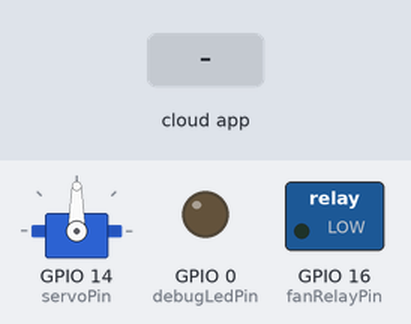
Bench run of a sketch on a simulated ESP8266 (NodeMCU). Parts: servo, switched loads named in the sketch (green lamp = pin HIGH), output pins drawn as LEDs (lit = HIGH). The inputs (shaded band) are chosen by the test bench. WiFi joins after 1.5 s; servers stay silent unless stated; random numbers use the default seed unless the sketch sets one; what the sketch prints to the serial monitor is not drawn.

Above: at 2.7 s.
2.8 s: the phone or cloud app sets air.conditioner to 0
At 4.5 s:
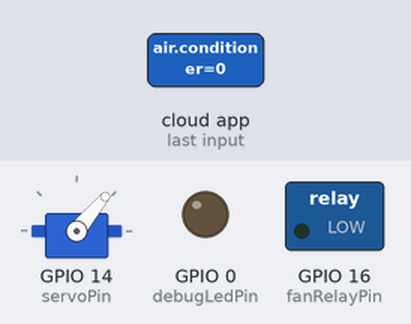
5.3 s: the phone or cloud app sets television to 0
At 7.5 s:
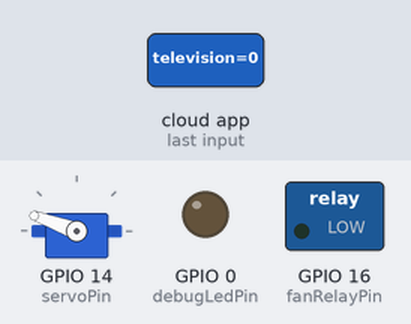
7.8 s: the phone or cloud app sets fan to 1
At 8.7 s:
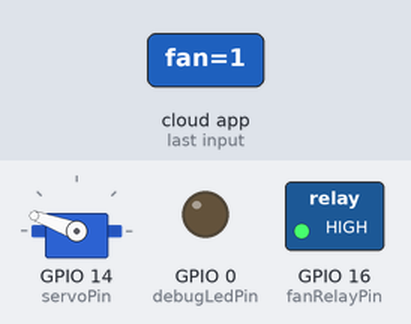
9.3 s: the phone or cloud app sets air.conditioner to 1
At 10.7 s:
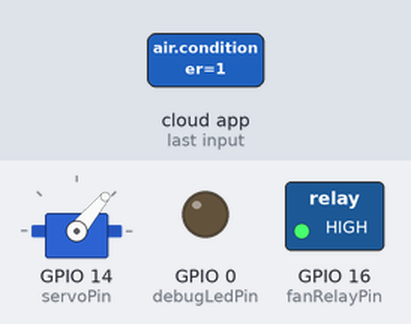
11.8 s: the phone or cloud app sets television to 1
At 12.6 s:
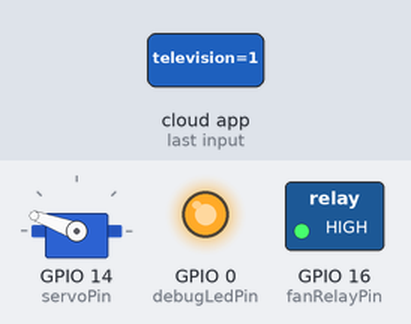
14.3 s: the phone or cloud app sets fan to 0
At 14.8 s:
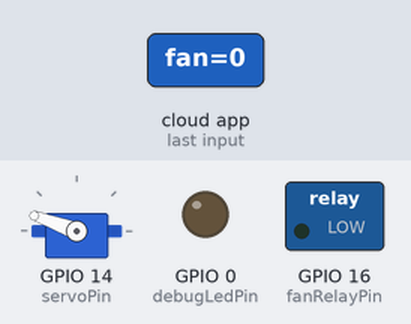
Timing chart, 0 to 16.8 s (numbered marks = the images above; inputs shaded):
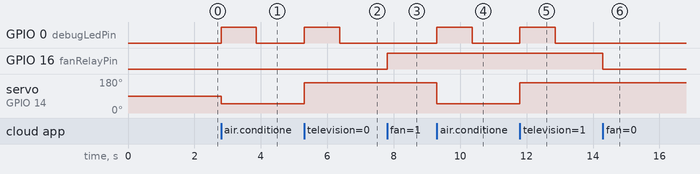

Measured:
- after the input at 2.8 s, GPIO 0 (debugLedPin): LOW → HIGH at once, → LOW 1.1 s later; servo on GPIO 14 (servoPin): 90° → 50° at once
- after the input at 5.3 s, GPIO 0 (debugLedPin): LOW → HIGH at once, → LOW 1.1 s later; servo on GPIO 14 (servoPin): 50° → 160° at once
- after the input at 7.8 s, GPIO 16 (fanRelayPin): LOW → HIGH at once
- after the input at 9.3 s, GPIO 0 (debugLedPin): LOW → HIGH at once, → LOW 1.1 s later; servo on GPIO 14 (servoPin): 160° → 50° at once
- after the input at 11.8 s, GPIO 0 (debugLedPin): LOW → HIGH at once, → LOW 1.1 s later; servo on GPIO 14 (servoPin): 50° → 160° at once
- after the input at 14.3 s, GPIO 16 (fanRelayPin): HIGH → LOW at once

The sketch:

echodot_device_server.ino
```cpp
#include <Arduino.h>
#if defined(ESP8266)
    #include <ESP8266WiFi.h>
#elif defined(ESP32)
    #include <WiFi.h>
#endif
#include <ESPAsyncWebServer.h>
#include "fauxmoESP.h"

#include "credentials.h"
#include "myir_raw.h"

#include <IRremoteESP8266.h>
#include <IRsend.h>
#include <Servo.h>
#include <SimpleTimer.h>
//#include <DHTesp.h>

#include <ArduinoJson.h>

SimpleTimer timer;

Servo servo;
const uint16_t servoPin = 14; // D5
const uint16_t ac_pos = 50;
const uint16_t tv_pos = 160;
const uint16_t servo_delay = 1000;

const uint16_t kIrLed = 4;  // D2.
IRsend irsend(kIrLed);

const uint16_t fanRelayPin = 16; // D0

const uint16_t debugLedPin = 0; // D3
bool debugLedState = false;

DynamicJsonDocument devices(1024);
char devices_json[256];

fauxmoESP fauxmo;
AsyncWebServer server(80);


// -----------------------------------------------------------------------------

#define SERIAL_BAUDRATE                 115200

// -----------------------------------------------------------------------------
// Wifi
// -----------------------------------------------------------------------------

void wifiSetup() {

    // Set WIFI module to STA mode
    WiFi.mode(WIFI_STA);

    // Connect
    Serial.printf("[WIFI] Connecting to %s ", WIFI_SSID);
    WiFi.begin(WIFI_SSID, WIFI_PASS);

    // Wait
    while (WiFi.status() != WL_CONNECTED) {
        Serial.print(".");
        delay(100);
    }
    Serial.println();

    // Connected!
    Serial.printf("[WIFI] STATION Mode, SSID: %s, IP address: %s\n", WiFi.SSID().c_str(), WiFi.localIP().toString().c_str());

}


void ac_remote() {
  irsend.sendRaw(AC_PWR, AC_LEN, IR_FREQ);
  digitalWrite(debugLedPin, LOW);
}

void ac_helper() {
  digitalWrite(debugLedPin, HIGH);
  servo.write(ac_pos);
  timer.setTimeout(servo_delay, ac_remote);
}

void tv_remote() {
  irsend.sendRaw(TV_PWR, TV_LEN, IR_FREQ);
  digitalWrite(debugLedPin, LOW);
}

void tv_helper() {
  digitalWrite(debugLedPin, HIGH);
  servo.write(tv_pos);
  timer.setTimeout(servo_delay, tv_remote);
}


void setup_devices_json() {
  JsonObject fan = devices.createNestedObject("fan");
  //fan["device_name"] = "fan";
  fan["device_type"] = "relay";
  fan["value"] = 0;

  JsonObject ac = devices.createNestedObject("ac");
  //ac["device_name"] = "ac";
  ac["device_type"] = "general";
  ac["value"] = 0;

  JsonObject tv = devices.createNestedObject("tv");
  //tv["device_name"] = "tv";
  tv["device_type"] = "general";
  tv["value"] = 0;

  JsonObject temp = devices.createNestedObject("temp");
  //temp["device_name"] = "temp";
  temp["device_type"] = "sensor";
  temp["value"] = 0;

}

void serverSetup() {


    // These two callbacks are required for gen1 and gen3 compatibility
    server.onRequestBody([](AsyncWebServerRequest *request, uint8_t *data, size_t len, size_t index, size_t total) {
        Serial.println("Request" + request->url());
        if (fauxmo.process(request->client(), request->method() == HTTP_GET, request->url(), String((char *)data))) return;
        // Handle any other body request here...
    });
    server.onNotFound([](AsyncWebServerRequest *request) {
        String body = (request->hasParam("body", true)) ? request->getParam("body", true)->value() : String();
        if (fauxmo.process(request->client(), request->method() == HTTP_GET, request->url(), body)) return;
        // Handle not found request here...
    });

    server.on("/devices", HTTP_GET, [](AsyncWebServerRequest *request) {
      devices["fan"]["value"] = digitalRead(fanRelayPin) ? 1: 0;
      devices["temp"]["value"] = String(random(20,40));
      serializeJson(devices, devices_json);
      request->send(200, "application/json", devices_json);
    });

    server.on("/ac", HTTP_GET, [](AsyncWebServerRequest *request) {
      ac_helper();
      request->send(200, "text/plain", "1");
    });

    server.on("/tv", HTTP_GET, [](AsyncWebServerRequest *request) {
      tv_helper();
      request->send(200, "text/plain", "1");
    });

    server.on("/fan", HTTP_GET, [](AsyncWebServerRequest *request) {
      AsyncWebParameter* state = request->getParam("state");
      int state_val = state->value().c_str()[0] - '0';
      state_val ? digitalWrite(fanRelayPin, HIGH) : digitalWrite(fanRelayPin, LOW);
      request->send(200, "text/plain", "1");
    });

    server.on("/temp", HTTP_GET, [](AsyncWebServerRequest *request) {
      request->send(200, "text/plain", String(random(20,40)));
    });
    server.begin();

}


void setup() {
    setup_devices_json();
    irsend.begin();

    pinMode(fanRelayPin, OUTPUT);
    digitalWrite(fanRelayPin, LOW);

    pinMode(debugLedPin, OUTPUT);
    digitalWrite(debugLedPin, LOW);

    servo.attach(servoPin);

    Serial.begin(SERIAL_BAUDRATE);
    Serial.println();


    wifiSetup();

    serverSetup();


    fauxmo.createServer(false);
    fauxmo.setPort(80); // This is required for gen3 devices

    fauxmo.enable(false);
    fauxmo.enable(true);

    fauxmo.addDevice("air conditioner");
    fauxmo.addDevice("television");
    fauxmo.addDevice("fan");

    fauxmo.onSetState([](unsigned char device_id, const char * device_name, bool state, unsigned char value) {

        // Callback when a command from Alexa is received.

        Serial.printf("[MAIN] Device #%d (%s) state: %s value: %d\n", device_id, device_name, state ? "ON" : "OFF", value);

        if (strcmp(device_name, "air conditioner") == 0) {
          ac_helper();
        } else if (strcmp(device_name, "television") == 0) {
          tv_helper();
        } else if (strcmp(device_name, "fan") == 0) {
          state ? digitalWrite(fanRelayPin, HIGH) : digitalWrite(fanRelayPin, LOW);
        }

    });


}

void loop() {

    timer.run();
    fauxmo.handle();

    // This is a sample code to output free heap every 5 seconds
    // This is a cheap way to detect memory leaks
    static unsigned long last = millis();
    if (millis() - last > 5000) {
        last = millis();
        Serial.printf("[MAIN] Free heap: %d bytes\n", ESP.getFreeHeap());
    }

}
```

credentials.h
```cpp
#define WIFI_SSID "GVT-B0CF"
#define WIFI_PASS "9303000687"
```

Source omitted: myir_raw.h (data table, 4013 bytes)
